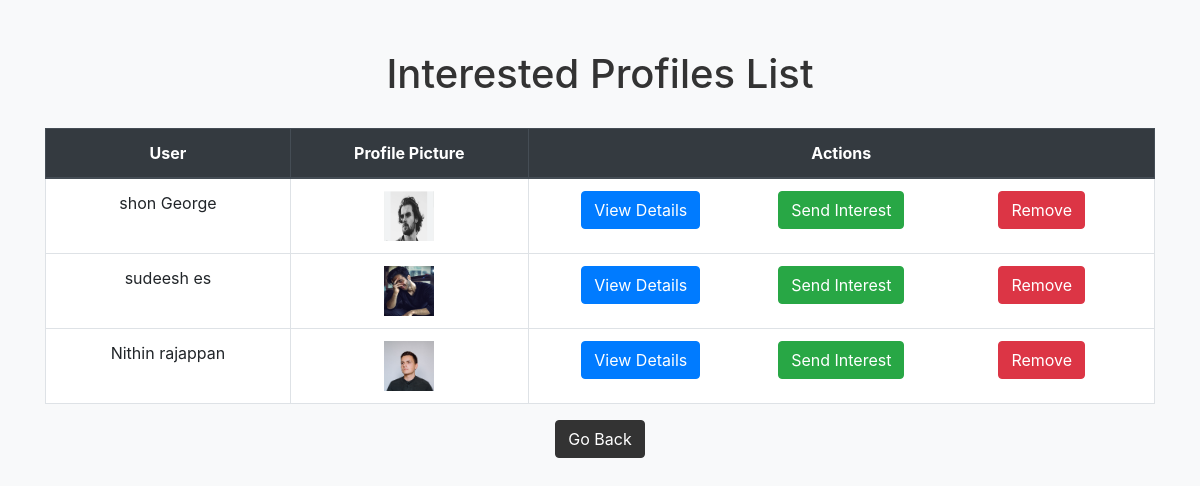
The page /matint/interested_profiles/ (signed in) on the database its author committed.
### matint/models.py (models this page shows, shortened)
class InterestedProfile(models.Model):
    user = models.ForeignKey(User, on_delete=models.CASCADE, related_name='expressed_interests')
    interested_user = models.ForeignKey(User, on_delete=models.CASCADE, related_name='expressed_interest_by')
    interested_user_details = models.ForeignKey(PersonalDetails, on_delete=models.CASCADE)
    timestamp = models.DateTimeField(auto_now_add=True)

### matrimony/models.py (models this page shows, shortened)
class PersonalDetails(models.Model):
    user = models.OneToOneField(User, on_delete=models.CASCADE)  # Create a one-to-one relationship with the User model
    first_name = models.CharField(max_length=100)
    middle_name = models.CharField(max_length=100,blank=True, null=True)
    last_name = models.CharField(max_length=100)
    gender = models.CharField(max_length=10)
    birth_place = models.CharField(max_length=100)
    address = models.CharField(max_length=100)
    date_of_birth = models.DateField()
    blood_group = models.CharField(max_length=10)
    phone_number = models.CharField(max_length=15,unique=True)
    profile_image = models.ImageField(upload_to='profile_images/', blank=True, null=True)  # Define the profile image field
    mother_tongue = models.CharField(max_length=100)
    religion = models.CharField(max_length=100)
    sector = models.CharField(max_length=100)
    perso_fill = models.BooleanField(default=False)
    marital_status = models.CharField(max_length=100)
    about_you = models.TextField(blank=True)
    aadhar_card = models.FileField(upload_to='aadhar_cards/', blank=True, null=True)
    aadhar_valid = models.BooleanField(default=True)
    hobbies = models.ManyToManyField(Hobby, blank=True,null=True)

### matint/views.py (the view)
# urls.py: path('interested_profiles/', views.interested_profiles_list, name='interested_profiles_list'),
@never_cache
@login_required(login_url='accounts:login')
def interested_profiles_list(request):
    current_user = request.user
    accepted_interests = Interest.objects.filter(sender=current_user, status='accepted')
    interested_profiles = InterestedProfile.objects.filter(
        Q(user=current_user) | Q(interested_user=current_user)
    ).exclude(
        interested_user_id__in=[interest.receiver_id for interest in accepted_interests]
    )
    return render(request, 'matint/interested_profiles_list.html', {'interested_profiles': interested_profiles})

### matint/templates/matint/interested_profiles_list.html (shortened to what this page needs)
{% load static %}
<!DOCTYPE html>
<html lang="en">
<head>
    <link rel="stylesheet" href="https://maxcdn.bootstrapcdn.com/bootstrap/4.5.2/css/bootstrap.min.css">
</head>
<body>
<div class="container">
    <h1>Interested Profiles List</h1>
    <div class="row">
        <div class="col-md-12">
            <table class="table table-bordered">
                <thead class="thead-dark">
                    <tr>
                        <th>User</th>
                        <th>Profile Picture</th>
                        <th>Actions</th>
                    </tr>
                </thead>
                <tbody>
                    {% if interested_profiles %}
                        {% for profile in interested_profiles %}
                            <tr>
                                <td>{{ profile.interested_user.personaldetails.first_name }} {{ profile.interested_user.personaldetails.last_name }}</td>
                                <td>
                                    {% if profile.interested_user.personaldetails.profile_image %}
                                        <img src="{{ profile.interested_user.personaldetails.profile_image.url }}" alt="Profile Picture" width="50" height="50">
                                    {% else %}
                                        <img src="{% static '/nodp/no.jpg' %}" alt="Default Profile Picture" width="50" height="50">
                                    {% endif %}
                                </td>
                                <td class="profile-buttons">
                                    <div class="row no-gutters">
                                        <div class="col text-center">
                                            <a href="{% url 'matrimony:user_detail' user_id=profile.interested_user.id %}" class="btn btn-primary">View Details</a>
                                        </div>
                                        <div class="col text-center">
                                            <a href="{% url 'matint:send_interest' user_id=profile.interested_user.id %}" class="btn btn-success">Send Interest</a>
                                        </div>
                                        <div class="col text-center">
                                            <form method="post" action="{% url 'matint:remove_interest_profiles' user_id=profile.interested_user.id %}">
                                                <button type="submit" class="btn btn-danger">Remove</button>
                                            </form>
                                        </div>
                                    </div>
                                </td>
                            </tr>
                        {% empty %}
                            <tr>
                                <td colspan="3">No profiles found.</td>
                            </tr>
                        {% endfor %}
                    {% else %}
                        <tr>
                            <td colspan="3">No profiles found.</td>
                        </tr>
                    {% endif %}
                </tbody>
            </table>
            <div class="center-button">
                <a href="{% url 'matrimony:myprofile' %}" class="btn btn-primary btn-back">Go Back</a>
            </div>
        </div>
    </div>
</div>
</body>
</html>

### matint/templates/matint/interested_profiles_list.html (style rules this page uses)
body { background-color: #f8f9fa; }
.container { margin-top: 50px; }
h1 { text-align: center; margin-bottom: 30px; color: #333; }
table { background-color: #fff; }
th, td { text-align: center; }
.center-button { text-align: center; }
.btn-back { background-color: #333; color: #fff; border-color: #333; }
.profile-buttons { margin-top: 10px; }
.no-gutters { margin-right: 0; margin-left: 0; }

### rows shown on the page
InterestedProfile: interested_user.personaldetails.first_name "shon", interested_user.personaldetails.last_name "George", interested_user.personaldetails.profile_image (picture)
InterestedProfile: interested_user.personaldetails.first_name "sudeesh", interested_user.personaldetails.last_name "es", interested_user.personaldetails.profile_image (picture)
InterestedProfile: interested_user.personaldetails.first_name "Nithin", interested_user.personaldetails.last_name "rajappan", interested_user.personaldetails.profile_image (picture)
